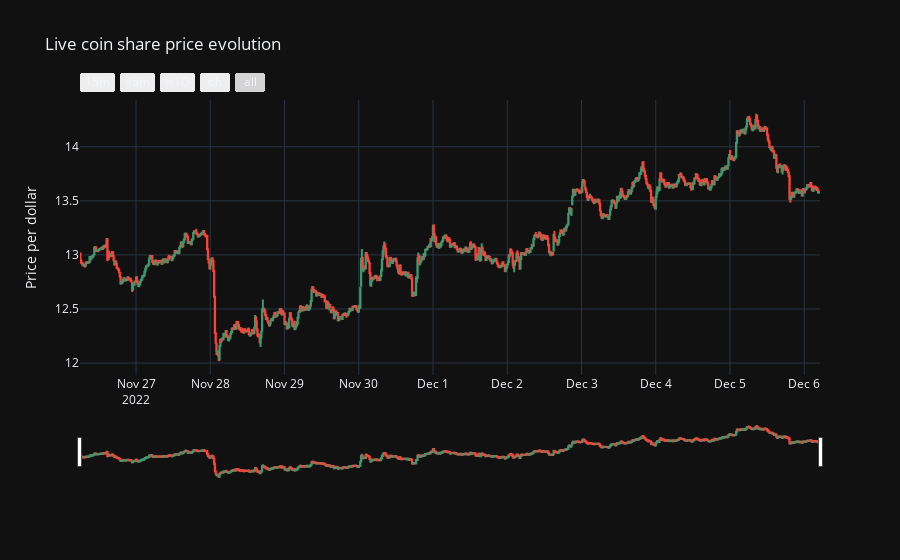

Notebook code cell kept with this figure:
### Code cell
data('AVAX-USD','240h','15m')

### Figure 1 — Plotly figure (JSON) as saved in the notebook; plotly's stock layout.template omitted (floating-point values rounded to 4 significant figures; data arrays with more than 128 entries replaced by an {"elided": "..."} marker saying what was removed)
{"data": [{"close": {"elided": "957 float values"}, "high": {"elided": "957 float values"}, "low": {"elided": "957 float values"}, "name": "market data", "open": {"elided": "957 float values"}, "x": {"elided": "957 str values"}, "type": "candlestick"}], "layout": {"title": {"text": "Live coin share price evolution"}, "yaxis": {"title": {"text": "Price per dollar"}}, "xaxis": {"rangeslider": {"visible": true}, "rangeselector": {"buttons": [{"count": 15, "label": "15m", "step": "minute", "stepmode": "backward"}, {"count": 45, "label": "45m", "step": "minute", "stepmode": "backward"}, {"count": 1, "label": "HTD", "step": "hour", "stepmode": "todate"}, {"count": 6, "label": "6h", "step": "hour", "stepmode": "backward"}, {"step": "all"}]}}}}
